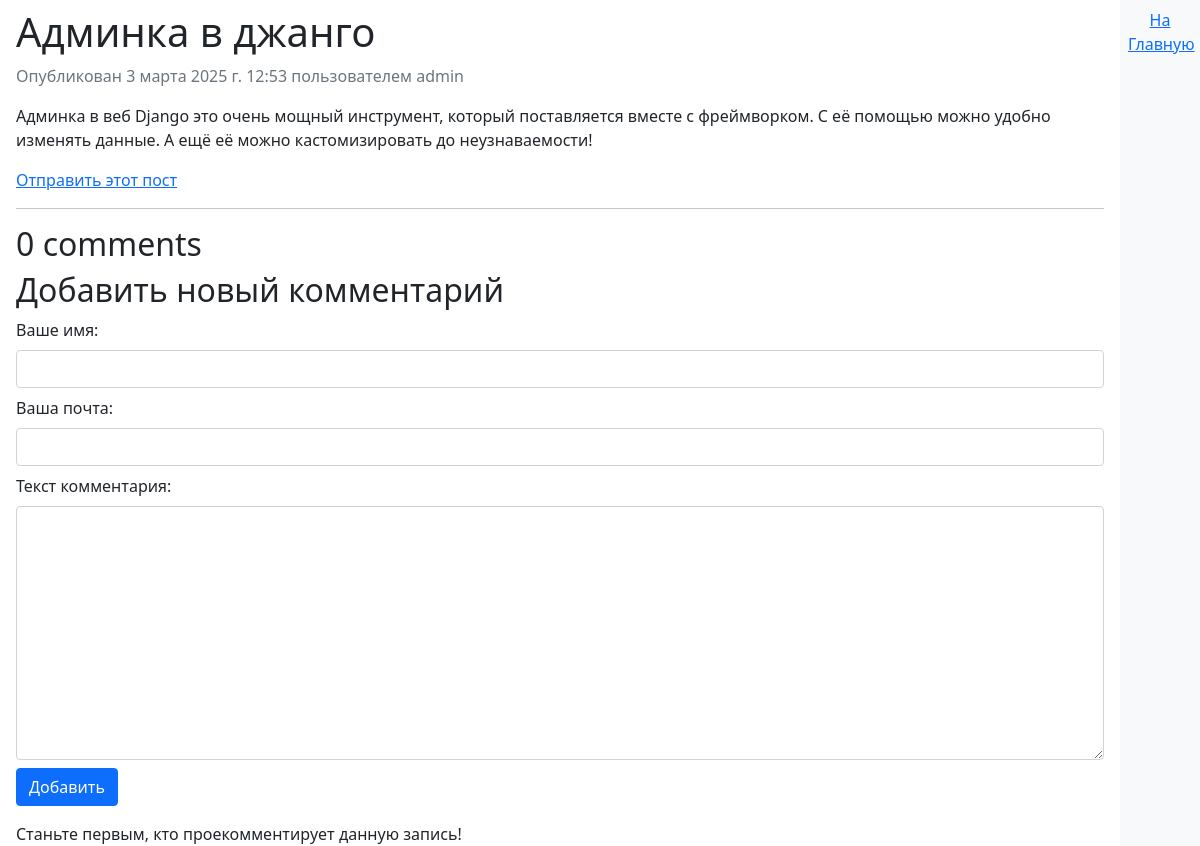
The app's page /blog/2025/3/3/adminka-v-dzhango/ with its own data.
### blog/models.py (models this page shows, shortened)
class Post(models.Model):
    class Status(models.TextChoices):
        DRAFT = 'DF', 'Draft' # Пара значение-метка
        PUBLISHED = 'PB', 'Published'
    title = models.CharField(max_length=250)
    slug = models.SlugField(max_length=250, unique_for_date='publish') # Проверка на уникальность будет только по дате
    author = models.ForeignKey(User, on_delete=models.CASCADE, related_name='blog_posts')
    body = models.TextField()
    publish = models.DateTimeField(default=timezone.now)
    created = models.DateTimeField(auto_now_add=True) # При создании объекта, будет присвоена дата создания
    updated = models.DateTimeField(auto_now=True) # При каждом измении объекта, будет изменено и поле Update
    status = models.CharField(max_length=2, choices=Status.choices, default=Status.DRAFT)
    objects = models.Manager() # Менеджер, применяемый по умолчанию
    published = PublishedManager() # конкретно-прикладной менеджер
    class Meta:
        ordering = ['-publish']
        indexes = [
            models.Index(fields=['-publish'])
        ]

### blog/views.py (the view)
# urls.py: path('<int:year>/<int:month>/<int:day>/<slug:post>/', views.post_detail, name="post_detail"),
def post_detail(request, year, month, day, post):
    post = get_object_or_404(Post,
                             status=Post.Status.PUBLISHED,
                             slug=post,
                             publish__year=year,
                             publish__month = month,
                             publish__day = day)
    comments = post.comments.filter(active=True)
    form = CommentPostForm()
    return render(request=request, template_name='blog/post/detail.html', context={'post': post, 'comments': comments, 'form': form})

### blog/forms.py
class CommentPostForm(forms.ModelForm):
    class Meta:
        model = Comment
        fields = ["name", "email", "body"]
        widgets = {
            'name': forms.TextInput(attrs={'class': 'form-control mb-2'}),
            'email': forms.EmailInput(attrs={'class': 'form-control mb-2'}),
            'body': forms.Textarea(attrs={'class': 'form-control mb-2 '})
        }

### blog/templates/blog/post/detail.html (shortened to what this page needs)
{% extends 'blog/base.html' %}
{% block content %}
<h1>{{post.title}}</h1>
<p class="text-secondary">Опубликован {{ post.publish }} пользователем {{ post.author }}</p>
{{ post.body|linebreaks}}
<p>
    <a href="{% url 'blog:post_share' post.id %}">
        Отправить этот пост
    </a>
</p>
<hr>
{% with total_comments=comments.count %}
<h2>{{ total_comments }} comment{{ total_comments|pluralize}}</h2>
{% endwith %}
{% include 'blog/post/includes/comment_form.html' %}
{% for comment in comments %}
    <div class="bg-light">
        <p> Комментарий {{ forloop.counter }}</p>
        <p> Оставил пользователь {{ comment.name }}
        {{ comment.created }}
        </p>
        {{ comment.body|linebreaks}}
    </div>
    {% empty %}
    <p>Станьте первым, кто проекомментирует данную запись!</p>
{% endfor %}
{% endblock %}

### records on screen
Post: title "Админка в джанго", publish "3 марта 2025 г. 12:53", author "admin", body "Админка в веб Django это очень мощный инструмент, который поставляется вместе с фреймворком. С её помощью можно удобно изменять данные. А ещё её можно кастомизировать до неузнаваемости!"

### other values on screen
{{ total_comments }} "0"
{{ field.label_tag }} "Ваше имя:" "Ваша почта:" "Текст комментария:"
